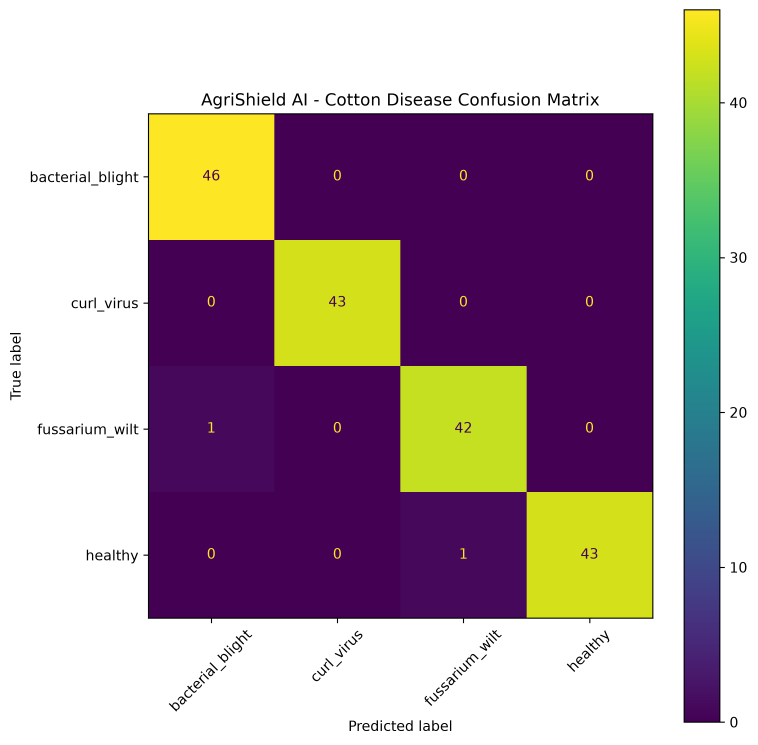
#> input picture AI_ML/models/confusion_matrix.png, 2272 x 2233 px (shown at 1/3 size)
$ python image_quality.py ../models/confusion_matrix.png   (older library calls are emulated)
#> lines starting #> are read from the running program, lines starting #| are printed output that depends on the picture
import os
import sys
import json
import cv2


# ============================================================
# CONFIGURATION
# ============================================================

# Minimum image dimensions
MIN_WIDTH = 224
MIN_HEIGHT = 224

# Brightness limits
MIN_BRIGHTNESS = 25
MAX_BRIGHTNESS = 235

# Blur threshold
# Lower value = more tolerant of naturally smooth images
MIN_BLUR_SCORE = 20

# Minimum overall quality score required
MIN_QUALITY_SCORE = 60


# ============================================================
# IMAGE QUALITY ANALYSIS
# ============================================================

def check_image_quality(image_path):
    """
    Analyze an image before sending it to the AI model.

    Checks:
        1. Image readability
        2. Resolution
        3. Brightness
        4. Blur/sharpness

    Returns:
        Dictionary containing quality information.
    """
#> called with image_path = '../models/confusion_matrix.png'

    # --------------------------------------------------------
    # Check whether file exists
    # --------------------------------------------------------

    if not os.path.exists(image_path):
        raise FileNotFoundError(
            f"Image not found:\n{image_path}"
        )

    # --------------------------------------------------------
    # Read image
    # --------------------------------------------------------

    image = cv2.imread(image_path)
#> image is the input picture: shape (2233, 2272, 3); mean B, G, R 162.6, 157.9, 176.9

    if image is None:
        return {
            "quality_ok": False,
            "quality_score": 0.0,
            "issues": [
                "Unable to read image"
            ],
            "recommendation": (
                "Please upload a valid JPG, JPEG or PNG image."
            )
        }

    # --------------------------------------------------------
    # Get image dimensions
    # --------------------------------------------------------

    height, width = image.shape[:2]
#> height = 2233; width = 2272

    # --------------------------------------------------------
    # Convert to grayscale
    # --------------------------------------------------------

    gray = cv2.cvtColor(
        image,
        cv2.COLOR_BGR2GRAY
    )
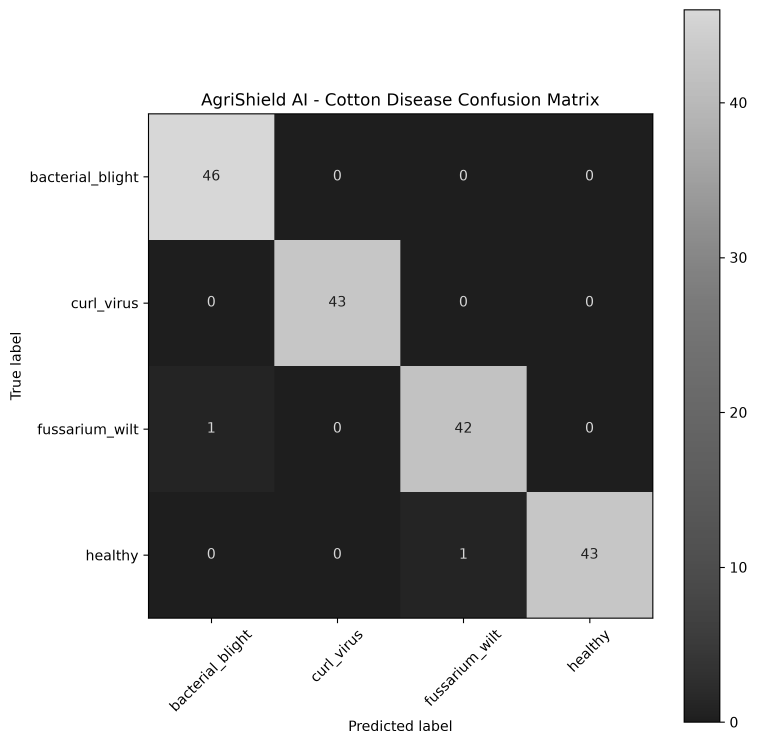
#> gray: shape (2233, 2272) (shown at 1/3 size); min 0, max 255, mean 164

    # ========================================================
    # 1. RESOLUTION CHECK
    # ========================================================

    resolution_ok = (
        width >= MIN_WIDTH
        and
        height >= MIN_HEIGHT
    )
#> resolution_ok = True

    # ========================================================
    # 2. BRIGHTNESS CHECK
    # ========================================================

    brightness = float(gray.mean())
#> brightness = 164

    brightness_ok = (
        MIN_BRIGHTNESS
        <= brightness
        <= MAX_BRIGHTNESS
    )
#> brightness_ok = True

    # ========================================================
    # 3. BLUR / SHARPNESS CHECK
    # ========================================================

    blur_score = float(
        cv2.Laplacian(
            gray,
            cv2.CV_64F
        ).var()
    )
#> blur_score = 609.2

    blur_ok = (
        blur_score >= MIN_BLUR_SCORE
    )
#> blur_ok = True

    # ========================================================
    # COLLECT ISSUES
    # ========================================================

    issues = []

    # Resolution issue
    if not resolution_ok:
        issues.append(
            f"Image resolution is too low "
            f"({width}x{height}). "
            f"Minimum required is "
            f"{MIN_WIDTH}x{MIN_HEIGHT}."
        )

    # Brightness issues
    if brightness < MIN_BRIGHTNESS:
        issues.append(
            "Image is too dark."
        )

    elif brightness > MAX_BRIGHTNESS:
        issues.append(
            "Image is too bright."
        )

    # Blur issue
    if not blur_ok:
        issues.append(
            "Image appears blurry or lacks sufficient detail."
        )

    # ========================================================
    # QUALITY SCORE
    # ========================================================

    checks = [
        resolution_ok,
        brightness_ok,
        blur_ok
    ]
#> checks = [True, True, True]

    passed_checks = sum(checks)
#> passed_checks = 3

    quality_score = (
        passed_checks / len(checks)
    ) * 100
#> quality_score = 100

    quality_score = round(
        quality_score,
        2
    )

    # ========================================================
    # FINAL QUALITY DECISION
    # ========================================================

    quality_ok = (
        quality_score >= MIN_QUALITY_SCORE
        and resolution_ok
        and brightness_ok
    )
#> quality_ok = True

    # --------------------------------------------------------
    # Recommendation
    # --------------------------------------------------------

    if quality_ok:

        recommendation = (
            "Image quality is suitable for AI analysis."
        )

    else:

        recommendation = (
            "Please capture another image with "
            "better lighting, focus and resolution."
        )

    # ========================================================
    # RETURN RESULT
    # ========================================================

    return {

        "quality_ok": quality_ok,

        "quality_score": quality_score,

        "resolution": {
            "width": width,
            "height": height,
            "acceptable": resolution_ok
        },

        "brightness": round(
            brightness,
            2
        ),

        "blur_score": round(
            blur_score,
            2
        ),

        "checks": {
            "resolution": resolution_ok,
            "brightness": brightness_ok,
            "sharpness": blur_ok
        },

        "issues": issues,

        "recommendation": recommendation
    }


# ============================================================
# COMMAND LINE TEST
# ============================================================

if __name__ == "__main__":

    if len(sys.argv) < 2:

        print(
            "\nUsage:"
        )

        print(
            "python src\\image_quality.py <image_path>\n"
        )

        print(
            "Example:"
        )

        print(
            'python src\\image_quality.py "test_images\\leaf.jpg"'
        )

        sys.exit(1)

    image_path = sys.argv[1]

    try:

        result = check_image_quality(
            image_path
        )
#> result = 8 items

        print("\n")
        print("=" * 60)
        print("       AGRISHIELD AI - IMAGE QUALITY CHECK")
        print("=" * 60)

        print(
            f"\nQuality OK     : "
            f"{result['quality_ok']}"
        )
#| Quality OK     : True

        print(
            f"Quality Score  : "
            f"{result['quality_score']}%"
        )
#| Quality Score  : 100.0%

        print(
            f"Resolution     : "
            f"{result['resolution']['width']} x "
            f"{result['resolution']['height']}"
        )
#| Resolution     : 2272 x 2233

        print(
            f"Brightness     : "
            f"{result['brightness']}"
        )
#| Brightness     : 163.99

        print(
            f"Blur Score     : "
            f"{result['blur_score']}"
        )
#| Blur Score     : 609.19

        print("\nChecks:")

        print(
            f"  Resolution   : "
            f"{result['checks']['resolution']}"
        )
#|   Resolution   : True

        print(
            f"  Brightness   : "
            f"{result['checks']['brightness']}"
        )
#|   Brightness   : True

        print(
            f"  Sharpness    : "
            f"{result['checks']['sharpness']}"
        )
#|   Sharpness    : True

        print("\nIssues:")

        if result["issues"]:

            for issue in result["issues"]:
                print(
                    f"  - {issue}"
                )

        else:

            print(
                "  None"
            )

        print(
            "\nRecommendation:"
        )

        print(
            f"  {result['recommendation']}"
        )
#|   Image quality is suitable for AI analysis.

        print("\n")
        print("=" * 60)

        print("\nJSON OUTPUT:")
        print(
            json.dumps(
                result,
                indent=4
            )
        )
#> (printed output is left out)

    except Exception as e:

        print(
            f"\nError: {str(e)}"
        )

        sys.exit(1)
